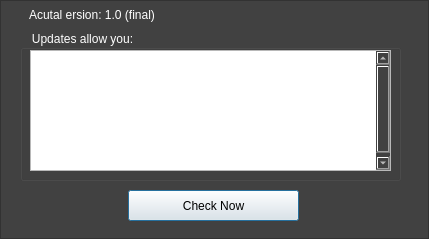
<?xml version="1.0" encoding="UTF-8"?>
<ui version="4.0">
 <class>update</class>
 <widget class="QDialog" name="update">
  <property name="geometry">
   <rect>
    <x>0</x>
    <y>0</y>
    <width>429</width>
    <height>239</height>
   </rect>
  </property>
  <property name="windowTitle">
   <string>Dialog</string>
  </property>
  <layout class="QHBoxLayout" name="horizontalLayout">
   <property name="spacing">
    <number>0</number>
   </property>
   <property name="margin">
    <number>0</number>
   </property>
   <item>
    <widget class="QFrame" name="frame">
     <property name="styleSheet">
      <string notr="true">  background: #414141;</string>
     </property>
     <property name="frameShape">
      <enum>QFrame::StyledPanel</enum>
     </property>
     <property name="frameShadow">
      <enum>QFrame::Raised</enum>
     </property>
     <widget class="QGroupBox" name="groupBox">
      <property name="geometry">
       <rect>
        <x>20</x>
        <y>30</y>
        <width>381</width>
        <height>151</height>
       </rect>
      </property>
      <property name="styleSheet">
       <string notr="true">color: white;</string>
      </property>
      <property name="title">
       <string>   Updates allow you:   </string>
      </property>
      <widget class="QTextBrowser" name="textBrowser">
       <property name="geometry">
        <rect>
         <x>10</x>
         <y>20</y>
         <width>361</width>
         <height>121</height>
        </rect>
       </property>
       <property name="styleSheet">
        <string notr="true">background: none;</string>
       </property>
       <property name="html">
        <string>&lt;!DOCTYPE HTML PUBLIC &quot;-//W3C//DTD HTML 4.0//EN&quot; &quot;http://www.w3.org/TR/REC-html40/strict.dtd&quot;&gt;
&lt;html&gt;&lt;head&gt;&lt;meta name=&quot;qrichtext&quot; content=&quot;1&quot; /&gt;&lt;style type=&quot;text/css&quot;&gt;
p, li { white-space: pre-wrap; }
&lt;/style&gt;&lt;/head&gt;&lt;body style=&quot; font-family:'MS Shell Dlg 2'; font-size:8.25pt; font-weight:400; font-style:normal;&quot;&gt;
&lt;ul style=&quot;margin-top: 0px; margin-bottom: 0px; margin-left: 0px; margin-right: 0px; -qt-list-indent: 1;&quot;&gt;&lt;li style=&quot; font-size:10pt;&quot; style=&quot; margin-top:12px; margin-bottom:0px; margin-left:0px; margin-right:-5px; -qt-block-indent:0; text-indent:-20px;&quot;&gt;Benifit from latest features.&lt;/li&gt;
&lt;li style=&quot; font-size:10pt;&quot; style=&quot; margin-top:12px; margin-bottom:0px; margin-left:0px; margin-right:-5px; -qt-block-indent:0; text-indent:-20px;&quot;&gt;bug fixes.&lt;/li&gt;
&lt;p style=&quot; margin-top:0px; margin-bottom:0px; margin-left:0px; margin-right:0px; -qt-block-indent:1; text-indent:0px;&quot;&gt;&lt;a name=&quot;result_box&quot;&gt;&lt;/a&gt;&lt;span style=&quot; font-size:10pt;&quot;&gt;I&lt;/span&gt;&lt;span style=&quot; font-size:10pt;&quot;&gt;mproved performence and stability.&lt;/span&gt;&lt;/p&gt;
&lt;p style=&quot;-qt-paragraph-type:empty; margin-top:12px; margin-bottom:0px; margin-left:0px; margin-right:-5px; -qt-block-indent:1; text-indent:-20px; font-size:10pt;&quot;&gt;&lt;br /&gt;&lt;/p&gt;
&lt;li style=&quot; font-size:10pt;&quot; style=&quot; margin-top:0px; margin-bottom:0px; margin-left:0px; margin-right:-5px; -qt-block-indent:0; text-indent:-20px;&quot;&gt;Enrich the dictionary.&lt;/li&gt;&lt;/ul&gt;
&lt;p style=&quot;-qt-paragraph-type:empty; margin-top:0px; margin-bottom:0px; margin-left:0px; margin-right:-5px; -qt-block-indent:0; text-indent:-20px; font-size:10pt;&quot;&gt;&lt;br /&gt;&lt;/p&gt;&lt;/body&gt;&lt;/html&gt;</string>
       </property>
      </widget>
     </widget>
     <widget class="QPushButton" name="updateButton">
      <property name="geometry">
       <rect>
        <x>128</x>
        <y>190</y>
        <width>171</width>
        <height>31</height>
       </rect>
      </property>
      <property name="styleSheet">
       <string notr="true">background: none;</string>
      </property>
      <property name="text">
       <string>Check Now</string>
      </property>
     </widget>
     <widget class="QLabel" name="label">
      <property name="geometry">
       <rect>
        <x>29</x>
        <y>7</y>
        <width>161</width>
        <height>16</height>
       </rect>
      </property>
      <property name="text">
       <string>&lt;html&gt;&lt;head/&gt;&lt;body&gt;&lt;p&gt;&lt;span style=&quot; color:#ffffff;&quot;&gt;Acutal ersion:   1.0    (final)&lt;/span&gt;&lt;/p&gt;&lt;/body&gt;&lt;/html&gt;</string>
      </property>
     </widget>
    </widget>
   </item>
  </layout>
 </widget>
 <resources/>
 <connections/>
</ui>
